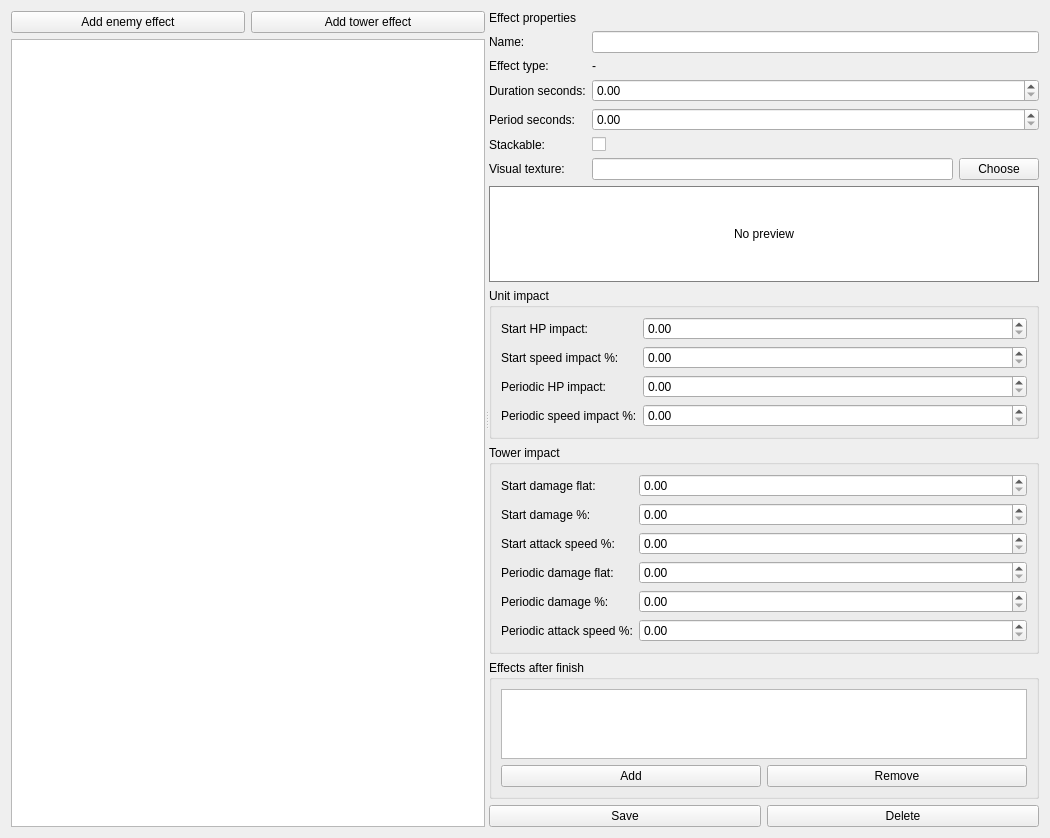
<?xml version="1.0" encoding="UTF-8"?>
<ui version="4.0">
 <class>EffectEditor</class>
 <widget class="QWidget" name="EffectEditor">
  <property name="geometry">
   <rect>
    <x>0</x>
    <y>0</y>
    <width>1050</width>
    <height>650</height>
   </rect>
  </property>
  <layout class="QHBoxLayout" name="horizontalLayout">
   <item>
    <widget class="QSplitter" name="splitter">
     <property name="orientation">
      <enum>Qt::Horizontal</enum>
     </property>
     <widget class="QWidget" name="leftPanel">
      <layout class="QVBoxLayout" name="leftLayout">
       <item>
        <layout class="QHBoxLayout" name="addEffectLayout">
         <item>
          <widget class="QPushButton" name="addEnemyEffectButton">
           <property name="text">
            <string>Add enemy effect</string>
           </property>
          </widget>
         </item>
         <item>
          <widget class="QPushButton" name="addTowerEffectButton">
           <property name="text">
            <string>Add tower effect</string>
           </property>
          </widget>
         </item>
        </layout>
       </item>
       <item>
        <widget class="QListWidget" name="effectList"/>
       </item>
      </layout>
     </widget>
     <widget class="QWidget" name="rightPanel">
      <layout class="QVBoxLayout" name="rightLayout">
       <item>
        <widget class="QLabel" name="editorTitle">
         <property name="text">
          <string>Effect properties</string>
         </property>
        </widget>
       </item>
       <item>
        <layout class="QFormLayout" name="propertiesForm">
         <item row="0" column="0">
          <widget class="QLabel" name="nameLabel">
           <property name="text">
            <string>Name:</string>
           </property>
          </widget>
         </item>
         <item row="0" column="1">
          <widget class="QLineEdit" name="nameEdit"/>
         </item>
         <item row="1" column="0">
          <widget class="QLabel" name="targetTypeLabel">
           <property name="text">
            <string>Effect type:</string>
           </property>
          </widget>
         </item>
         <item row="1" column="1">
          <widget class="QLabel" name="effectTypeValueLabel">
           <property name="text">
            <string>-</string>
           </property>
          </widget>
         </item>
         <item row="2" column="0">
          <widget class="QLabel" name="durationLabel">
           <property name="text">
            <string>Duration seconds:</string>
           </property>
          </widget>
         </item>
         <item row="2" column="1">
          <widget class="QDoubleSpinBox" name="durationSpin"/>
         </item>
         <item row="3" column="0">
          <widget class="QLabel" name="periodLabel">
           <property name="text">
            <string>Period seconds:</string>
           </property>
          </widget>
         </item>
         <item row="3" column="1">
          <widget class="QDoubleSpinBox" name="periodSpin"/>
         </item>
         <item row="4" column="0">
          <widget class="QLabel" name="stackableLabel">
           <property name="text">
            <string>Stackable:</string>
           </property>
          </widget>
         </item>
         <item row="4" column="1">
          <widget class="QCheckBox" name="stackableCheck"/>
         </item>
         <item row="5" column="0">
          <widget class="QLabel" name="visualTextureLabel">
           <property name="text">
            <string>Visual texture:</string>
           </property>
          </widget>
         </item>
         <item row="5" column="1">
          <layout class="QHBoxLayout" name="textureLayout">
           <item>
            <widget class="QLineEdit" name="visualTexturePathEdit"/>
           </item>
           <item>
            <widget class="QPushButton" name="chooseTextureButton">
             <property name="text">
              <string>Choose</string>
             </property>
            </widget>
           </item>
          </layout>
         </item>
        </layout>
       </item>
       <item>
        <widget class="QLabel" name="visualPreview">
         <property name="minimumSize">
          <size>
           <width>0</width>
           <height>96</height>
          </size>
         </property>
         <property name="styleSheet">
          <string>border: 1px solid gray; background: white;</string>
         </property>
         <property name="text">
          <string>No preview</string>
         </property>
         <property name="alignment">
          <set>Qt::AlignCenter</set>
         </property>
        </widget>
       </item>
       <item>
        <widget class="QGroupBox" name="unitGroup">
         <property name="title">
          <string>Unit impact</string>
         </property>
         <layout class="QFormLayout" name="unitForm">
          <item row="0" column="0"><widget class="QLabel" name="startHealthImpactLabel"><property name="text"><string>Start HP impact:</string></property></widget></item>
          <item row="0" column="1"><widget class="QDoubleSpinBox" name="startHealthImpactSpin"/></item>
          <item row="1" column="0"><widget class="QLabel" name="startSpeedImpactLabel"><property name="text"><string>Start speed impact %:</string></property></widget></item>
          <item row="1" column="1"><widget class="QDoubleSpinBox" name="startSpeedImpactSpin"/></item>
          <item row="2" column="0"><widget class="QLabel" name="periodicHealthImpactLabel"><property name="text"><string>Periodic HP impact:</string></property></widget></item>
          <item row="2" column="1"><widget class="QDoubleSpinBox" name="periodicHealthImpactSpin"/></item>
          <item row="3" column="0"><widget class="QLabel" name="periodicSpeedImpactLabel"><property name="text"><string>Periodic speed impact %:</string></property></widget></item>
          <item row="3" column="1"><widget class="QDoubleSpinBox" name="periodicSpeedImpactSpin"/></item>
         </layout>
        </widget>
       </item>
       <item>
        <widget class="QGroupBox" name="towerGroup">
         <property name="title">
          <string>Tower impact</string>
         </property>
         <layout class="QFormLayout" name="towerForm">
          <item row="0" column="0"><widget class="QLabel" name="startDamageFlatImpactLabel"><property name="text"><string>Start damage flat:</string></property></widget></item>
          <item row="0" column="1"><widget class="QDoubleSpinBox" name="startDamageFlatImpactSpin"/></item>
          <item row="1" column="0"><widget class="QLabel" name="startDamagePercentImpactLabel"><property name="text"><string>Start damage %:</string></property></widget></item>
          <item row="1" column="1"><widget class="QDoubleSpinBox" name="startDamagePercentImpactSpin"/></item>
          <item row="2" column="0"><widget class="QLabel" name="startAttackSpeedPercentImpactLabel"><property name="text"><string>Start attack speed %:</string></property></widget></item>
          <item row="2" column="1"><widget class="QDoubleSpinBox" name="startAttackSpeedPercentImpactSpin"/></item>
          <item row="3" column="0"><widget class="QLabel" name="periodicDamageFlatImpactLabel"><property name="text"><string>Periodic damage flat:</string></property></widget></item>
          <item row="3" column="1"><widget class="QDoubleSpinBox" name="periodicDamageFlatImpactSpin"/></item>
          <item row="4" column="0"><widget class="QLabel" name="periodicDamagePercentImpactLabel"><property name="text"><string>Periodic damage %:</string></property></widget></item>
          <item row="4" column="1"><widget class="QDoubleSpinBox" name="periodicDamagePercentImpactSpin"/></item>
          <item row="5" column="0"><widget class="QLabel" name="periodicAttackSpeedPercentImpactLabel"><property name="text"><string>Periodic attack speed %:</string></property></widget></item>
          <item row="5" column="1"><widget class="QDoubleSpinBox" name="periodicAttackSpeedPercentImpactSpin"/></item>
         </layout>
        </widget>
       </item>
       <item>
        <widget class="QGroupBox" name="afterFinishGroup">
         <property name="title">
          <string>Effects after finish</string>
         </property>
         <layout class="QVBoxLayout" name="afterFinishLayout">
          <item><widget class="QListWidget" name="effectsAfterFinishList"/></item>
          <item>
           <layout class="QHBoxLayout" name="afterFinishButtons">
            <item><widget class="QPushButton" name="addAfterFinishButton"><property name="text"><string>Add</string></property></widget></item>
            <item><widget class="QPushButton" name="removeAfterFinishButton"><property name="text"><string>Remove</string></property></widget></item>
           </layout>
          </item>
         </layout>
        </widget>
       </item>
       <item>
        <layout class="QHBoxLayout" name="bottomButtons">
         <item><widget class="QPushButton" name="saveButton"><property name="text"><string>Save</string></property></widget></item>
         <item><widget class="QPushButton" name="deleteButton"><property name="text"><string>Delete</string></property></widget></item>
        </layout>
       </item>
      </layout>
     </widget>
    </widget>
   </item>
  </layout>
 </widget>
 <resources/>
 <connections/>
</ui>
